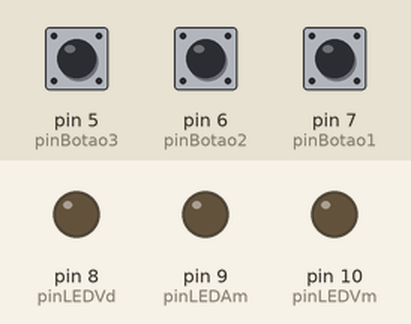
Recording of a sketch running on a simulated Arduino Uno, built with avr-gcc and run on an emulated ATmega328P. On the bench: output pins drawn as LEDs (lit = HIGH). The test bench sets the inputs (shaded band); at power-on: pin 6 (pinBotao2) HIGH, pin 5 (pinBotao3) HIGH, pin 7 (pinBotao1) HIGH.

Above: at 1.2 s.
1.3 s: pin 6 (pinBotao2) pulled LOW for 0.15 s
At 1.8 s:
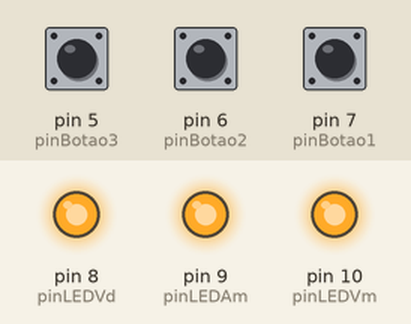
2.9 s: pin 5 (pinBotao3) pulled LOW for 0.15 s
At 4.1 s:
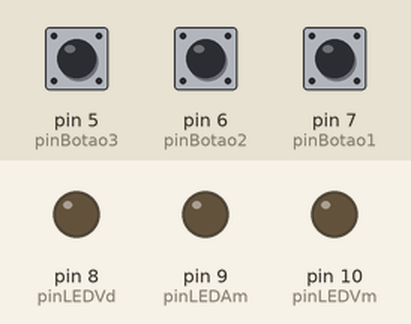
4.5 s: pin 6 (pinBotao2) pulled LOW for 1 s
At 5.4 s:
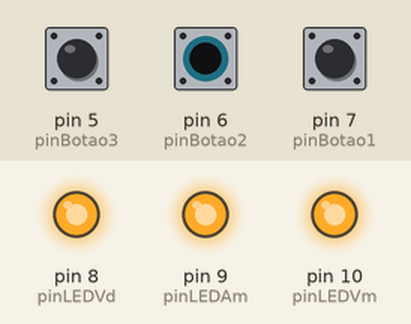
Timing chart, 0 to 7.5 s (numbered marks = the images above; inputs shaded):
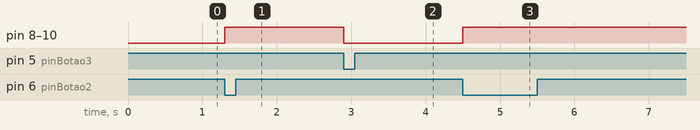

The sketch:

Aula_5.ino
```cpp
#define pinLEDVm 10
#define pinLEDAm 9
#define pinLEDVd 8

#define pinBotao1 7
#define pinBotao2 6
#define pinBotao3 5

#define tempoDebounce 40

byte contador = 0;
bool estadoBotao1Ant = HIGH;
bool estadoBotao2Ant = HIGH;
bool estadoBotao3Ant = HIGH;

unsigned long debounceBotao1;
unsigned long debounceBotao2;

void setup() {
  pinMode(pinLEDVm, OUTPUT);
  pinMode(pinLEDAm, OUTPUT);
  pinMode(pinLEDVd, OUTPUT);

  pinMode(pinBotao1, INPUT_PULLUP);
  pinMode(pinBotao2, INPUT_PULLUP);
  pinMode(pinBotao3, INPUT_PULLUP);

}

void loop() {

  bool estadoBotao1 = digitalRead(pinBotao1);
  bool estadoBotao2 = digitalRead(pinBotao2);
  bool estadoBotao3 = digitalRead(pinBotao3);


  //Controle do estado dos botões
  if( (millis() - debounceBotao1) > tempoDebounce) {
    if (!estadoBotao1 && estadoBotao1Ant ) {
      contador++;
      debounceBotao1 = millis();
    }
  }

  if( (millis() - debounceBotao2) > tempoDebounce ) {
    if (!estadoBotao2 && estadoBotao2Ant ) {
      contador--;
      debounceBotao2 = millis();
    }
  }

  if (!estadoBotao3 && estadoBotao3Ant) contador = 0;

  if (contador >= 5){
    digitalWrite(pinLEDVm, HIGH);
  } else {
    digitalWrite(pinLEDVm, LOW);
  }

  if (contador >= 10){
    digitalWrite(pinLEDAm, HIGH);
  } else {
    digitalWrite(pinLEDAm, LOW);
  }

  if (contador >= 15){
    digitalWrite(pinLEDVd, HIGH);
  } else {
    digitalWrite(pinLEDVd, LOW);
  }

  estadoBotao1Ant = estadoBotao1;
  estadoBotao2Ant = estadoBotao2;

}
```

Measured:
- after the input at 1.3 s, pin 8 (pinLEDVd), pin 9 (pinLEDAm), pin 10 (pinLEDVm): LOW → HIGH at once
- after the input at 2.9 s, pin 8 (pinLEDVd), pin 9 (pinLEDAm), pin 10 (pinLEDVm): HIGH → LOW at once
- after the input at 4.5 s, pin 8 (pinLEDVd), pin 9 (pinLEDAm), pin 10 (pinLEDVm): LOW → HIGH at once
